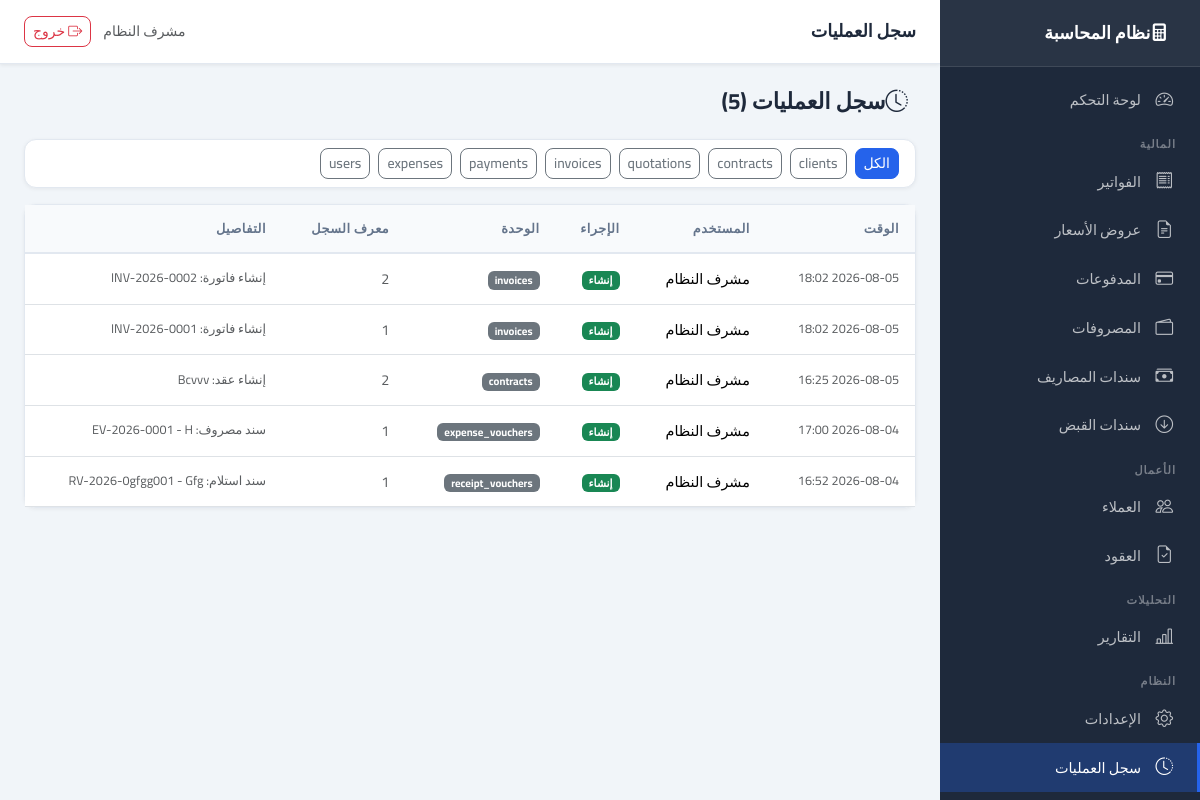
The page /activity-log (signed in) on the database its author committed.
### app/models/user.py (models this page shows, shortened)
class User(Base):
    __tablename__ = "users"
    id: Mapped[int] = mapped_column(primary_key=True, index=True)
    username: Mapped[str] = mapped_column(String(50), unique=True, index=True, nullable=False)
    email: Mapped[str] = mapped_column(String(100), unique=True, index=True, nullable=False)
    password_hash: Mapped[str] = mapped_column(String(255), nullable=False)
    full_name: Mapped[str] = mapped_column(String(100), nullable=False)
    role: Mapped[UserRole] = mapped_column(SAEnum(UserRole), default=UserRole.ACCOUNTANT, nullable=False)
    is_active: Mapped[bool] = mapped_column(Boolean, default=True, nullable=False)
    created_at: Mapped[datetime] = mapped_column(DateTime, default=datetime.utcnow, nullable=False)
    last_login: Mapped[datetime | None] = mapped_column(DateTime, nullable=True)
    activity_logs = relationship("ActivityLog", back_populates="user", lazy="dynamic")

### app/models/activity_log.py (models this page shows, shortened)
class ActivityLog(Base):
    __tablename__ = "activity_logs"
    id: Mapped[int] = mapped_column(primary_key=True, index=True)
    user_id: Mapped[int | None] = mapped_column(Integer, ForeignKey("users.id"), nullable=True)
    action: Mapped[str] = mapped_column(String(50), nullable=False)
    module: Mapped[str] = mapped_column(String(50), nullable=False)
    record_id: Mapped[int | None] = mapped_column(Integer, nullable=True)
    details: Mapped[str | None] = mapped_column(Text, nullable=True)
    ip_address: Mapped[str | None] = mapped_column(String(45), nullable=True)
    created_at: Mapped[datetime] = mapped_column(DateTime, default=datetime.utcnow, nullable=False)
    user = relationship("User", back_populates="activity_logs")

### app/routers/activity_log.py (the view)
@router.get("", response_class=HTMLResponse)
async def activity_log(
    request: Request, db: Session = Depends(get_db),
    module: Optional[str] = None, page: int = 1,
):
    if not request.session.get("user_id"):
        return RedirectResponse(url="/auth/login", status_code=302)
    service = ActivityService(db)
    logs, total = service.get_logs(skip=(page - 1) * 50, limit=50, module=module)
    return templates.TemplateResponse("activity_log/list.html", {
        "request": request, "logs": logs, "total": total,
        "page": page, "total_pages": (total + 49) // 50,
        "module_filter": module,
    })

### app/core/logging_config.py (called while the page is built)
    def filter(self, record: logging.LogRecord) -> bool:
        record.request_id = _request_id_var.get()
        return True

    def format(self, record: logging.LogRecord) -> str:
        if isinstance(record.args, dict):
            record.args = {
                k: ("***" if any(s in k.lower() for s in self.SENSITIVE) else v)
                for k, v in record.args.items()
            }
        return super().format(record)

### app/templates/activity_log/list.html (shortened to what this page needs)
{% extends "base.html" %}
{% block page_title %}سجل العمليات{% endblock %}
{% block content %}
<div class="page-header">
    <h1><i class="bi bi-clock-history me-2"></i>سجل العمليات ({{ total }})</h1>
</div>
<div class="card mb-3">
    <div class="card-body py-2">
        <div class="d-flex gap-2 flex-wrap">
            <a href="/activity-log" class="btn btn-sm {{ 'btn-primary' if not module_filter else 'btn-outline-secondary' }}">الكل</a>
            {% for m in ['clients','contracts','quotations','invoices','payments','expenses','users'] %}
            <a href="/activity-log?module={{ m }}" class="btn btn-sm {{ 'btn-primary' if module_filter == m else 'btn-outline-secondary' }}">{{ m }}</a>
            {% endfor %}
        </div>
    </div>
</div>
<div class="card">
    <div class="card-body p-0">
        <table class="table table-hover mb-0">
            <thead><tr>
                <th>الوقت</th><th>المستخدم</th><th>الإجراء</th>
                <th>الوحدة</th><th>معرف السجل</th><th>التفاصيل</th>
            </tr></thead>
            <tbody>
            {% for log in logs %}
            <tr>
                <td class="text-muted small">{{ log.created_at.strftime('%Y-%m-%d %H:%M') }}</td>
                <td>{{ log.user.full_name if log.user else 'نظام' }}</td>
                <td>
                    <span class="badge {{ 'bg-success' if log.action == 'create' else 'bg-warning text-dark' if log.action == 'update' else 'bg-danger' if log.action == 'delete' else 'bg-info' }}">
                        {{ {'create':'إنشاء','update':'تعديل','delete':'حذف','payment':'دفعة','login':'دخول'}.get(log.action, log.action) }}
                    </span>
                </td>
                <td><span class="badge bg-secondary">{{ log.module }}</span></td>
                <td class="text-muted">{{ log.record_id or '-' }}</td>
                <td class="small text-muted">{{ log.details or '-' }}</td>
            </tr>
            {% else %}
            <tr><td colspan="6" class="text-center text-muted py-4">لا توجد عمليات</td></tr>
            {% endfor %}
            </tbody>
        </table>
    </div>
</div>
{% endblock %}

### app/templates/base.html (shortened to what this page needs)
<!DOCTYPE html>
<html lang="ar" dir="rtl">
<head>
    <link rel="stylesheet" href="https://cdn.jsdelivr.net/npm/bootstrap@5.3.2/dist/css/bootstrap.min.css">
    <link rel="stylesheet" href="https://cdn.jsdelivr.net/npm/bootstrap-icons@1.11.3/font/bootstrap-icons.css">
    <link rel="stylesheet" href="/static/css/main.css">
</head>
<body>
    {% if request.session.get('user_id') %}
    <nav id="sidebar" class="sidebar">
        <div class="sidebar-brand">
            <i class="bi bi-calculator-fill me-2"></i>
            <span>نظام المحاسبة</span>
        </div>
        <ul class="sidebar-nav">
            <li class="nav-item">
                <a href="/dashboard" class="nav-link {% if request.url.path.startswith('/dashboard') %}active{% endif %}">
                    <i class="bi bi-speedometer2"></i> لوحة التحكم
                </a>
            </li>
            <li class="nav-section">المالية</li>
            <li class="nav-item">
                <a href="/invoices" class="nav-link {% if request.url.path.startswith('/invoices') %}active{% endif %}">
                    <i class="bi bi-receipt"></i> الفواتير
                </a>
            </li>
            <li class="nav-item">
                <a href="/quotations" class="nav-link {% if request.url.path.startswith('/quotations') %}active{% endif %}">
                    <i class="bi bi-file-earmark-text"></i> عروض الأسعار
                </a>
            </li>
            <li class="nav-item">
                <a href="/payments" class="nav-link {% if request.url.path.startswith('/payments') %}active{% endif %}">
                    <i class="bi bi-credit-card"></i> المدفوعات
                </a>
            </li>
            <li class="nav-item">
                <a href="/expenses" class="nav-link {% if request.url.path.startswith('/expenses') and not request.url.path.startswith('/expense-vouchers') %}active{% endif %}">
                    <i class="bi bi-wallet2"></i> المصروفات
                </a>
            </li>
            <li class="nav-item">
                <a href="/expense-vouchers" class="nav-link {% if request.url.path.startswith('/expense-vouchers') %}active{% endif %}">
                    <i class="bi bi-cash-stack"></i> سندات المصاريف
                </a>
            </li>
            <li class="nav-item">
                <a href="/receipt-vouchers" class="nav-link {% if request.url.path.startswith('/receipt-vouchers') %}active{% endif %}">
                    <i class="bi bi-arrow-down-circle"></i> سندات القبض
                </a>
            </li>
            <li class="nav-section">الأعمال</li>
            <li class="nav-item">
                <a href="/clients" class="nav-link {% if request.url.path.startswith('/clients') %}active{% endif %}">
                    <i class="bi bi-people"></i> العملاء
                </a>
            </li>
            <li class="nav-item">
                <a href="/contracts" class="nav-link {% if request.url.path.startswith('/contracts') %}active{% endif %}">
                    <i class="bi bi-file-earmark-check"></i> العقود
                </a>
            </li>
            <li class="nav-section">التحليلات</li>
            <li class="nav-item">
                <a href="/reports" class="nav-link {% if request.url.path.startswith('/reports') %}active{% endif %}">
                    <i class="bi bi-bar-chart-line"></i> التقارير
                </a>
            </li>
            <li class="nav-section">النظام</li>
            <li class="nav-item">
                <a href="/settings" class="nav-link {% if request.url.path.startswith('/settings') %}active{% endif %}">
                    <i class="bi bi-gear"></i> الإعدادات
                </a>
            </li>
            <li class="nav-item">
                <a href="/activity-log" class="nav-link {% if request.url.path.startswith('/activity-log') %}active{% endif %}">
                    <i class="bi bi-clock-history"></i> سجل العمليات
                </a>
            </li>
        </ul>
    </nav>
    <div class="main-wrapper">
        <header class="topbar">
            <div class="topbar-title">{% block page_title %}{% endblock %}</div>
            <div class="topbar-user">
                <span class="text-muted small me-2">{{ request.session.get('full_name', '') }}</span>
                <form method="post" action="/auth/logout" class="d-inline">
                    <button type="submit" class="btn btn-sm btn-outline-danger">
                        <i class="bi bi-box-arrow-right"></i> خروج
                    </button>
                </form>
            </div>
        </header>
        <main class="content">
            {% block content %}{% endblock %}
        </main>
    </div>
    {% else %}
    {% block auth_content %}{% endblock %}
    {% endif %}
</body>
</html>

### app/static/css/main.css (style rules this page uses)
:root { --primary: #2563eb; --primary-dark: #1d4ed8; --secondary: #64748b; --success: #16a34a; --danger: #dc2626; --warning: #d97706; --sidebar-bg: #1e293b; --sidebar-width: 260px; --topbar-height: 64px; --bg: #f1f5f9; --card-bg: #ffffff; --border: #e2e8f0; --text: #1e293b; --text-muted: #64748b; }
* { box-sizing: border-box; }
body { font-family: 'Cairo', sans-serif; background: var(--bg); color: var(--text); margin: 0; direction: rtl; }
.sidebar { position: fixed; top: 0; right: 0; width: var(--sidebar-width); height: 100vh; background: var(--sidebar-bg); overflow-y: auto; z-index: 1000; transition: transform 0.3s ease; display: flex; flex-direction: column; }
.sidebar-brand { display: flex; align-items: center; padding: 1.25rem 1.5rem; color: #fff; font-size: 1.1rem; font-weight: 700; border-bottom: 1px solid rgba(255,255,255,0.1); background: rgba(255,255,255,0.05); flex-shrink: 0; }
.sidebar-nav { list-style: none; padding: 0.5rem 0; margin: 0; flex: 1; }
.nav-section { padding: 0.75rem 1.5rem 0.25rem; font-size: 0.7rem; text-transform: uppercase; letter-spacing: 1px; color: rgba(255,255,255,0.4); font-weight: 600; }
.nav-link { display: flex; align-items: center; gap: 0.75rem; padding: 0.7rem 1.5rem; color: rgba(255,255,255,0.7); text-decoration: none; font-size: 0.9rem; transition: all 0.2s; border-right: 3px solid transparent; }
.nav-link.active { color: #fff; background: rgba(37, 99, 235, 0.3); border-right-color: var(--primary); }
.nav-link i { font-size: 1.1rem; width: 20px; }
.main-wrapper { margin-right: var(--sidebar-width); min-height: 100vh; display: flex; flex-direction: column; }
.topbar { position: sticky; top: 0; z-index: 100; height: var(--topbar-height); background: var(--card-bg); border-bottom: 1px solid var(--border); display: flex; align-items: center; padding: 0 1.5rem; gap: 1rem; box-shadow: 0 1px 4px rgba(0,0,0,0.08); }
.topbar-title { flex: 1; font-size: 1.1rem; font-weight: 600; color: var(--text); white-space: nowrap; overflow: hidden; text-overflow: ellipsis; }
.topbar-user { display: flex; align-items: center; gap: 0.75rem; flex-shrink: 0; }
.content { padding: 1.5rem; flex: 1; }
.card { background: var(--card-bg); border: 1px solid var(--border); border-radius: 12px; box-shadow: 0 1px 4px rgba(0,0,0,0.06); }
.table { font-size: 0.9rem; }
.table thead th { background: #f8fafc; font-weight: 600; font-size: 0.8rem; text-transform: uppercase; letter-spacing: 0.5px; color: var(--text-muted); border-bottom: 2px solid var(--border); padding: 0.875rem 1rem; white-space: nowrap; }
.table tbody td { padding: 0.875rem 1rem; vertical-align: middle; }
.btn { font-family: 'Cairo', sans-serif; border-radius: 8px; font-weight: 500; }
.btn-primary { background: var(--primary); border-color: var(--primary); }
.page-header { display: flex; align-items: center; justify-content: space-between; margin-bottom: 1.5rem; gap: 0.75rem; flex-wrap: wrap; }
.page-header h1 { font-size: 1.4rem; font-weight: 700; margin: 0; }

### rows shown on the page
User: session.get "مشرف النظام"
ActivityLog: created_at "2026-08-05 18:02", user "مشرف النظام", action "إنشاء", module "invoices", record "2", details "إنشاء فاتورة: INV-2026-0002"
ActivityLog: created_at "2026-08-05 18:02", user "مشرف النظام", action "إنشاء", module "invoices", record "1", details "إنشاء فاتورة: INV-2026-0001"
ActivityLog: created_at "2026-08-05 16:25", user "مشرف النظام", action "إنشاء", module "contracts", record "2", details "إنشاء عقد: Bcvvv"
ActivityLog: created_at "2026-08-04 17:00", user "مشرف النظام", action "إنشاء", module "expense_vouchers", record "1", details "سند مصروف: EV-2026-0001 - H"
ActivityLog: created_at "2026-08-04 16:52", user "مشرف النظام", action "إنشاء", module "receipt_vouchers", record "1", details "سند استلام: RV-2026-0gfgg001 - Gfg"

### other values the page prints
{{ total }} "5"
{{ m }} "clients" "contracts" "quotations" "invoices" "payments" "expenses" "users"
